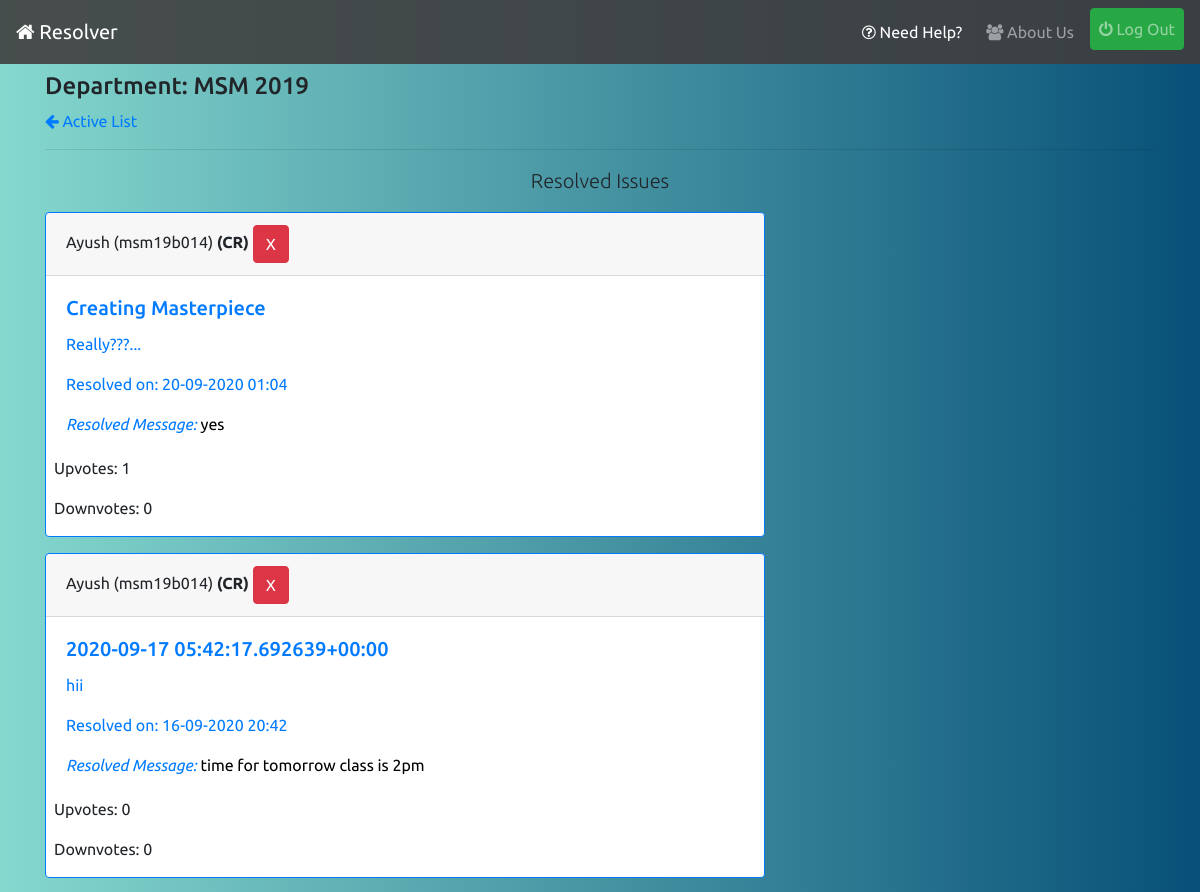
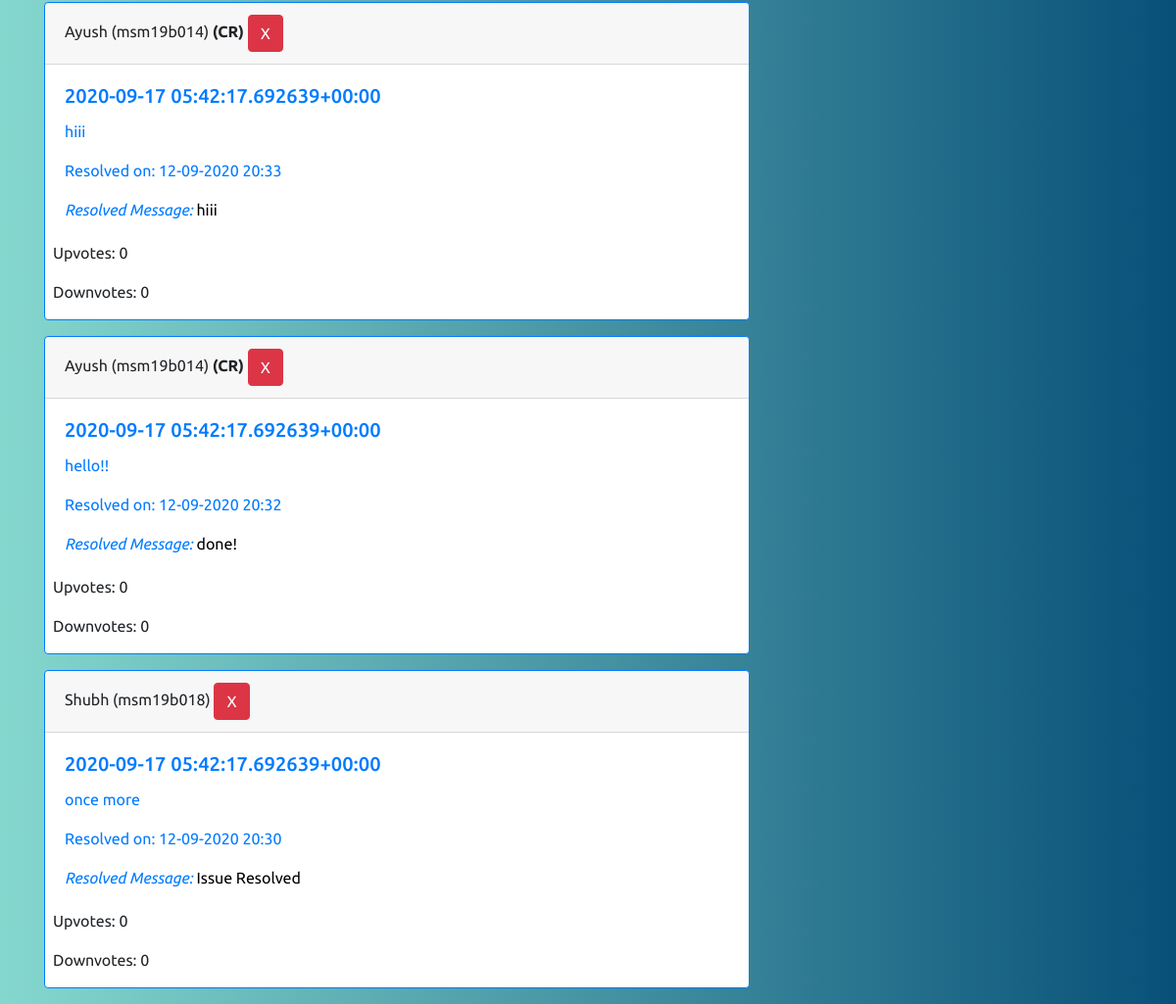
Screenshot of /resolved/ (signed in) with the database file from the repository (2 pictures, top to bottom).
### profiles/models.py (models this page shows, shortened)
class User(AbstractUser):
    pass

class UserInfo(models.Model):
    user = models.OneToOneField(User,on_delete=models.CASCADE,related_name='info')
    is_cr = models.BooleanField(default=False)
    department = models.CharField(max_length=20)
    join_year = models.CharField(max_length=4)
    institute = models.ForeignKey(Institute,on_delete=models.CASCADE,related_name='allusers')
    registered_on = models.DateTimeField(auto_now_add=True)
    total_upvotes = models.IntegerField(default=0)
    total_downvotes = models.IntegerField(default=0)
    total_novotes = models.IntegerField(default=0)
    class Meta:
        ordering = ['-total_upvotes','-total_downvotes','-total_novotes']

### reporter/models.py (models this page shows, shortened)
class Report(models.Model):
    user = models.ForeignKey(UserInfo,on_delete=models.CASCADE,blank=True)
    title = models.CharField('Subject',max_length=56)
    content = models.TextField('Issue')
    department = models.CharField(max_length=20,blank=True)
    year = models.CharField(max_length=4,blank=True)
    timestamp = models.DateTimeField(auto_now_add=True)
    updated = models.DateTimeField(auto_now=True)
    active = models.BooleanField(default=True)
    resolved = models.BooleanField(default=False)
    cr_line = models.CharField(max_length=256,null=True,blank=True)
    upvotes = models.IntegerField(default=0)
    downvotes = models.IntegerField(default=0)
    deadline = models.DateTimeField(null=True)
    class Meta:
        ordering = ['-timestamp']

### reporter/views.py (the view)
# urls.py: path('resolved/',views.resolved_view,name='resolved'),
@login_required
def resolved_view(request):
    qs = Report.objects.filter(active=False,department=request.user.info.department,year=request.user.info.join_year,resolved=True).order_by('-updated')
    return render(request,'reporter/resolved.html',{'issue_list':qs})

### reporter/templates/reporter/resolved.html (shortened to what this page needs)
{% extends 'base.html' %}
{% load static %}
{% block content %}
{% if request.user.is_authenticated %}
    <h4 class="mt-2">Department: {{request.user.info.department|upper}} {{request.user.info.join_year}}</h4>
    <a href="{% url 'reporter:index' %}"><i class="fa fa-arrow-left"></i> Active List</a>
    <hr>
    <p class="mt-2 lead text-center">Resolved Issues</p>
    {% for issue in issue_list %}
    <div class="card border-primary mb-3" style="max-width: 45rem;">
        <div class="card-header">{{issue.user.user.first_name}} ({{issue.user.user.username}}) {% if issue.user.is_cr %}<strong>(CR)</strong>{% endif %} {% if request.user.info.is_cr %}<button type="button" class="btn btn-danger" data-toggle="modal" data-target="#deleteModal">X</button>{% endif %}</div>
        <div class="card-body text-primary">
          <h5 class="card-title">{{issue.title}}</h5>
          <p class="card-text" >{{issue.content}}</p>
          <p class="card-text">Resolved on: {{issue.updated|date:'d-m-Y H:i'}}</p>
          <p class="card-text resolve-message"><em>Resolved Message: </em><span style="color: black;">{{issue.cr_line}}</span></p>
        </div>
        <div class="results ml-2">
            <p>Upvotes: {{issue.upvotes}}</p>
            <p>Downvotes: {{issue.downvotes}}</p>
        </div>
    </div>
    {% empty %}
    <p class="lead">No Issues, Resolved yet!</p>
    {% endfor %}
{% endif %}
{% endblock %}

### static/css/style.css (style rules this page uses)
body { background: #085078; background: -webkit-linear-gradient(to right, #85D8CE, #085078); background: linear-gradient(to right, #85D8CE, #085078); font-family: 'Ubuntu', sans-serif; }

### rows the page displays
User: user.info.department "MSM", user.info.join_year "2019"
Report: user.user.first_name "Ayush", user.user.username "msm19b014", shows "(CR)", title "Creating Masterpiece", content "Really???...", updated "20-09-2020 01:04", cr_line "yes", upvotes "1", downvotes "0"
Report: user.user.first_name "Ayush", user.user.username "msm19b014", shows "(CR)", title "2020-09-17 05:42:17.692639+00:00", content "hii", updated "16-09-2020 20:42", cr_line "time for tomorrow class is 2pm", upvotes "0", downvotes "0"
Report: user.user.first_name "Ayush", user.user.username "msm19b014", shows "(CR)", title "2020-09-17 05:42:17.692639+00:00", content "hiii", updated "12-09-2020 20:33", cr_line "hiii", upvotes "0", downvotes "0"
Report: user.user.first_name "Ayush", user.user.username "msm19b014", shows "(CR)", title "2020-09-17 05:42:17.692639+00:00", content "hello!!", updated "12-09-2020 20:32", cr_line "done!", upvotes "0", downvotes "0"
Report: user.user.first_name "Shubh", user.user.username "msm19b018", title "2020-09-17 05:42:17.692639+00:00", content "once more", updated "12-09-2020 20:30", cr_line "Issue Resolved", upvotes "0", downvotes "0"
